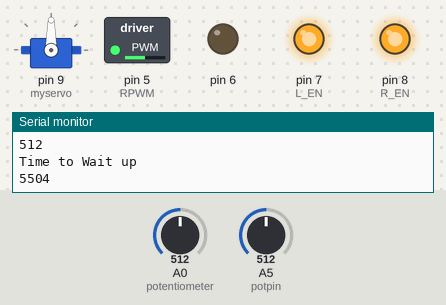
The sketch below on a simulated Arduino Uno, built with avr-gcc and run on an emulated ATmega328P. Parts: servo, switched loads named in the sketch (green lamp = pin HIGH), output pins drawn as LEDs (lit = HIGH), the last lines printed to the serial monitor. The inputs (shaded band) are chosen by the test bench; at power-on: A0 (potentiometer) = 512, A5 (potpin) = 512.

Above: at 2.2 s.
2.3 s: A0 (potentiometer) set to 989
At 3.3 s:
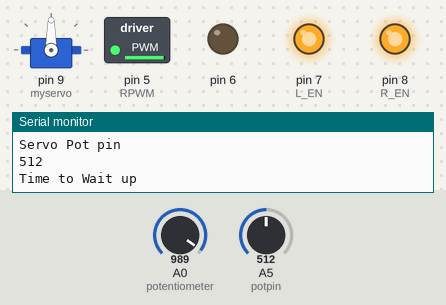
5.3 s: A0 (potentiometer) set to 1010
At 6.2 s:
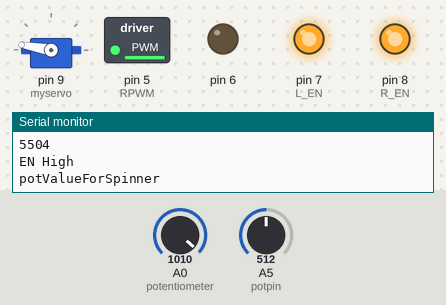
6.8 s: A5 (potpin) set to 468
9.8 s: A5 (potpin) set to 440
11.3 s: A0 (potentiometer) set to 716
At 12.5 s:
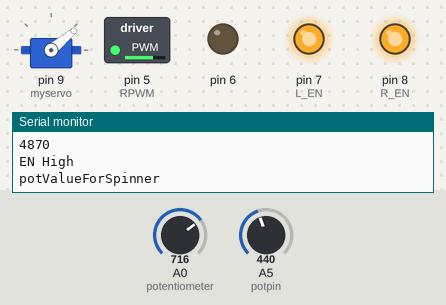
12.8 s: A0 (potentiometer) set to 11
At 14.1 s:
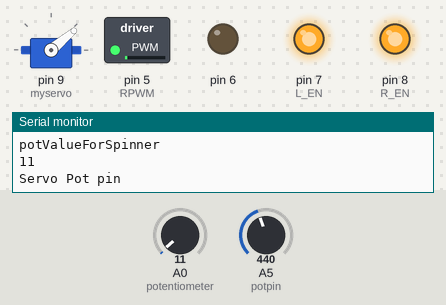
15.8 s: A0 (potentiometer) set to 8
At 17.2 s:
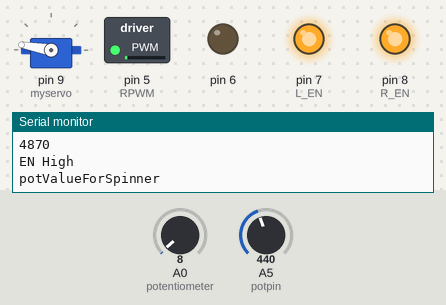
Timing chart, 0 to 19.8 s (numbered marks = the images above; inputs shaded):
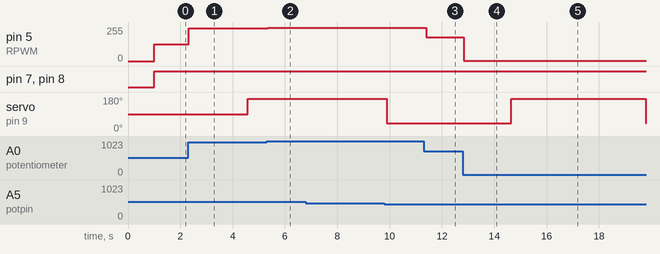

Measured:
- the behaviour switches between 999 and 1000 on A0 (potentiometer) (found by bisection; images 1 and 2)
- the behaviour switches between 10 and 9 on A0 (potentiometer) (found by bisection; images 4 and 5)
- after the input at 2.3 s, pin 5 (RPWM): 127/255 → 246/255 at once
- after the input at 5.3 s, pin 5 (RPWM): 246/255 → 251/255 after 0.05 s
- after the input at 11.3 s, pin 5 (RPWM): 251/255 → 178/255 after 0.10 s
- after the input at 12.8 s, pin 5 (RPWM): 178/255 → 2/255 at once
- after the input at 15.8 s, pin 5 (RPWM): 2/255 → 1/255 after 0.10 s

The sketch:

MotorAndServoController.ino
```cpp
/*........................
  BTS7960 Motor Driver Test
  Written By : Mohannad Rawashdeh
  Code for :
  https://www.instructables.com/member/Mohannad+Rawashdeh/
*/
#include <Servo.h>

unsigned long lastMoveDownTime = 0;
unsigned long lastMoveUpTime = 0;
unsigned long timeToWaitUp = 1500;
unsigned long timeToWaitDown = 4500;

int fullUpServoPosition = 170;
int fullDownServoPosition = 40;
boolean isSpinning = false;
boolean isUp = false;
boolean isDown = false;

Servo myservo;  // create servo object to control a servo

int potpin = 5;  // analog pin used to connect the potentiometer
int potValueServo;    // variable to read the value from the pot for servo control


int RPWM = 5;
int LPWM = 6;
// timer 0
int L_EN = 7;
int R_EN = 8;
int potValueForSpinner = 0;
int pwmOutput = 0;


void setup() {
  // put your setup code here, to run once:

  myservo.attach(9);  // attaches the servo on pin 9 to the servo object

  for (int i = 5; i < 9; i++) {
    pinMode(i, OUTPUT);
  }
  for (int i = 5; i < 9; i++) {
    digitalWrite(i, LOW);
  }
  delay(1000);
  Serial.begin(9600);
}


void loop() {

  Serial.println("EN High");
  digitalWrite(R_EN, HIGH);
  digitalWrite(L_EN, HIGH);

  // --- Start spinning block ----
  potValueForSpinner = analogRead(A0); // Read potentiometer value
  pwmOutput = map(potValueForSpinner, 0, 1023, 0 , 255); // Map the potentiometer value from 0 to 255
  // put your main code here, to run repeatedly:
  int potValueForSpinner = analogRead(A0); // Read potentiometer value
  Serial.println("potValueForSpinner");
  Serial.println(potValueForSpinner);

  analogWrite(RPWM, pwmOutput); // Send PWM signal to L298N Enable pin
// ----- End Spinning block ------


  if(!isDown && millis()- lastMoveUpTime > timeToWaitUp){

    // We've been up for long enough move down

    myservo.write(fullDownServoPosition);
    delay(200); // let it move down
    lastMoveDownTime = millis();
    isDown=true;
    isUp=false;
  }

  if(!isUp && millis()- lastMoveDownTime > timeToWaitDown){

    // We've been Down for long enough move up

    myservo.write(fullUpServoPosition);
    delay(200); // let it move down
    lastMoveUpTime = millis();
    isUp=true;
    isDown=false;

  }

  // Set time for Time up
  potValueServo = analogRead(potpin);            // reads the value of the potentiometer (value between 0 and 1023)

  Serial.println("Servo Pot pin");

  Serial.println(potValueServo);
  potValueServo = map(potValueServo, 0, 1023, 1000, 10000);     // scale it to use it with the servo (value between 1 second to 10 seconds)
  timeToWaitUp = potValueServo;

  Serial.println("Time to Wait up");

  Serial.println(timeToWaitUp);
}
```
